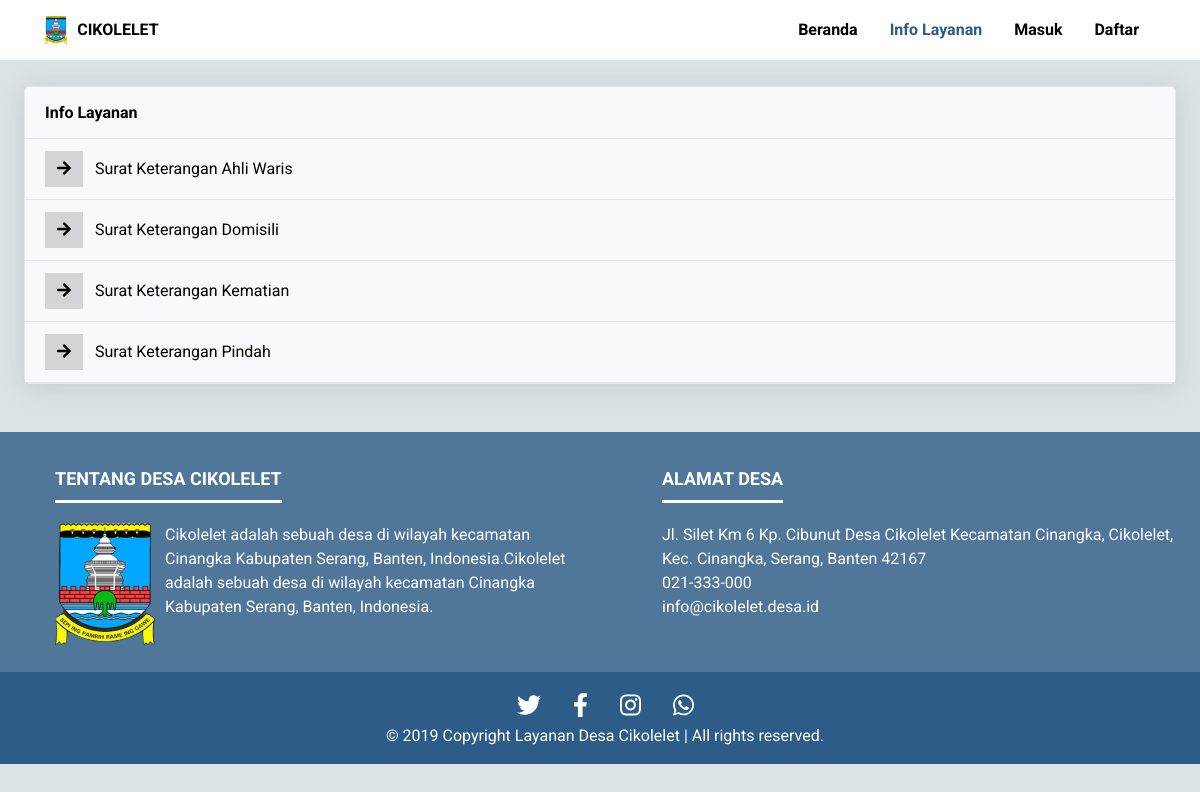
The page /index.php/panduan on the database its author committed.
### tables this page shows
CREATE TABLE IF NOT EXISTS `profil_desa` (
  `profil_desa_id` int(11) NOT NULL AUTO_INCREMENT,
  `nama` varchar(20) NOT NULL,
  `alamat` text NOT NULL,
  `telp` varchar(16) NOT NULL,
  `email` varchar(50) NOT NULL,
  `total_penduduk` int(9) NOT NULL,
  `total_pria` int(9) NOT NULL,
  `total_wanita` int(9) NOT NULL,
  `deskripsi` varchar(250) NOT NULL,
  `gmaps` varchar(500) NOT NULL,
  PRIMARY KEY (`profil_desa_id`)
);

CREATE TABLE IF NOT EXISTS `panduan` (
  `panduan_id` int(11) NOT NULL AUTO_INCREMENT,
  `judul` varchar(250) NOT NULL,
  `jenis` varchar(100) NOT NULL,
  `persyaratan` text NOT NULL,
  `mekanisme` text NOT NULL,
  `path` varchar(250) NOT NULL,
  `created_at` timestamp NULL DEFAULT CURRENT_TIMESTAMP,
  PRIMARY KEY (`panduan_id`)
);

### application/controllers/Panduan.php (called while the page is built, shortened)
<?php
class panduan extends CI_Controller
{
    public function index()
    {
        $data['page'] = 'user/panduan/index';
        $data['active'] = "panduan";
        $data['user'] = $this->db->get_where('user', ['email' => $this->session->userdata('email')])->row_array();
        $data['panduan'] = $this->db->order_by('jenis','ASC')->get("panduan")->result_array();
        $data['desa'] = $this->db->get("profil_desa")->result_array();
        $this->load->view('layouts/frontend/main_layout', $data);
    }
}

### index.php (called while the page is built, shortened)
<?php
require_once BASEPATH.'core/CodeIgniter.php';

### application/views/user/panduan/index.php (the view, shortened to what this page needs)
<main>
	<div class="container-fluid mt-3 ">
		<div class="card shadow mb-4 mt-4">
			<div class="card-header py-3">
				<h6 class="m-0 font-weight-bold ">Info Layanan</h6>
			</div>
			<div id="accordion">
				<?php foreach ($panduan as $key => $value) : ?>
				<div class="card-header" id="heading<?= $value["panduan_id"]; ?>">
					<a class="text-primaries btn-icon-split" href="" data-toggle="collapse" data-target="#collapse<?= $value["panduan_id"]; ?>" aria-expanded="true" aria-controls="collapse<?= $value["panduan_id"]; ?>">
						<span class="icon">
							<i class="fas fa-arrow-right"></i>
						</span>
						<span class="text"><p class="mb-0"><?= str_replace("-", " ", $value["jenis"]); ?></p></span>
					</a>
				</div>
				<?php endforeach; ?>
			</div>
		</div>
	</div>
</main>

### application/views/layouts/frontend/main_layout.php (shortened to what this page needs)
<!DOCTYPE html>
<html>
<head>
    <link rel="stylesheet" href="https://use.fontawesome.com/releases/v5.8.1/css/all.css">
    <link rel="stylesheet" type="text/css" href="<?= base_url("assets/css/"); ?>sb-admin-2.min.css">
    <link rel="stylesheet" type="text/css" href="<?= base_url("assets/css/"); ?>style.css">
</head>
<body>
    <div class="bg-light">
        <div class="container">
            <div class="row">
                <nav class="col-md-12 navbar navbar-blog navbar-expand-lg navbar-light fixed-top" id="myHeader">
                    <img class="logoku" src="<?= base_url("assets"); ?>/img/logo2.png" alt="Logo Cikolelet">
                    <?php foreach ($desa as $key => $value) : ?>
                    <a class="bolded pl-10" href="<?= base_url("/"); ?>"><?= strtoupper( $value['nama']); ?></a>
                    <?php endforeach; ?>
                    <div class="collapse navbar-collapse" id="menux">
                        <ul class="nav nav-pills  flex-column flex-lg-row  ml-auto" id="pills-tab" role="tablist">
                            <li class="nav-item">
                                <a class="nav-link bolded <?= $active == 'home' ? "active" : "" ?>" href="<?= base_url("home") ?>">Beranda</a>
                            </li>
                            <li class="nav-item">
                                <a class="nav-link bolded <?= $active == 'panduan' ? "active" : "" ?>" href="<?= base_url("panduan") ?>">Info Layanan</a>
                            </li>
                            <?php if ($this->session->userdata('email')) : ?>
                                <li class="nav-item dropdown no-arrow">
                                    <a class="nav-link bolded dropdown-toggle <?= $active == 'user' ? "active" : "" ?>" href="#" id="userDropdown" data-toggle="dropdown" aria-haspopup="true" aria-expanded="false">
                                            <?= $user['nama_lengkap']; ?>
                                            <img class="img-profile rounded-circle" src="<?= base_url(""); ?>assets/img/person.png">
                                    </a>
                                    <div class="dropdown-menu dropdown-menu-right shadow animated--grow-in" aria-labelledby="userDropdown">
                                        <ul class="list-unstyled">
                                                <li><a class="dropdown-item" href="<?= base_url("user"); ?>">Profil Pengguna</a></li>
                                                <li><a class="dropdown-item" href="<?= base_url("pengajuan/list_pengajuan"); ?>">Daftar Pengajuan</a></li>
                                                <li><a class="dropdown-item" href="<?= base_url("pengajuan"); ?>">Lakukan Pengajuan</a></li>
                                                <li><a class="dropdown-item"  data-toggle="modal" data-target="#logoutModal">Log out</a></li>
                                            </ul>
                                    </div>
                                </li>
                            <?php else : ?>
                                <li class="nav-item">
                                    <a class="nav-link bolded" href="<?= base_url("auth") ?>">Masuk</a>
                                </li>
                                <li class="nav-item">
                                    <a class="nav-link bolded" href="<?= base_url("auth/register") ?>">Daftar</a>
                                </li>
                            <?php endif; ?>
                        </ul>
                    </div>
                </nav>
            </div>
        </div>
    </div>
    <main class="main_content">
        <?php $this->load->view($page); ?>
    </main>
    <footer>
                <?php foreach ($desa as $key => $value) : ?>
        <div class="row head-footer py-3">
            <div class="col-md-6">
                <div class="widget">
                    <div class="widget-inner">
                        <div class="widget-title-outer">
                            <h3 class="widget-title">Tentang Desa <?= $value['nama']; ?></h3>
                        </div>
                        <div class="d-flex">
                            <img class="logo-footer" src="<?= base_url("assets") ?>/img/logo2.png" alt="Logo Cikolelet">
                            <p id="tentang" class="text-left"><?= $value['deskripsi']; ?>Cikolelet adalah sebuah desa di wilayah kecamatan Cinangka Kabupaten Serang, Banten, Indonesia.</p>
                        </div>
                    </div>
                </div>
            </div>
            <div class="col-md-6">
                <div class="widget">
                    <div class="widget-inner">
                        <div class="widget-title-outer">
                            <h3 class="widget-title">Alamat Desa</h3>
                        </div>
                        <div id="alamatdesa" class="text-left">
                            <p class="mb-0"><?= $value['alamat']; ?></p>
                            <p class="mb-0"><?= $value['telp']; ?></p>
                            <a href="mailto:<?= $value['email']; ?>"><?= $value['email']; ?></a>
                        </div>
                    </div>
                </div>
            </div>
        </div>
        <div class="row footers py-3">
            <div class="container-fluid">
                <div class="col-md-12 text-center">
                    <div class="social d-flex justify-content-center">
                        <a href="https:/www.twitter.com" class="icons">
                            <i class="fab fa-twitter"></i>
                        </a>
                        <a href="https:/www.facebook.com" class="icons">
                            <i class="fab fa-facebook-f"></i>
                        </a>
                        <a href="https:/www.instagram.com" class="icons">
                            <i class="fab fa-instagram"></i>
                            <a href="https:/www.Whatsapp.com" class="icons">
                                <i class="fab fa-whatsapp"></i>
                            </a>
                    </div>
                </div>
                <div class="col-md-12 text-center">
                    &copy; 2019 Copyright Layanan Desa <?= $value['nama']; ?> | All rights reserved.
                </div>
            </div>
<?php endforeach; ?>
        </div>
    </footer>
</body>
</html>

### assets/css/style.css (style rules this page uses)
:root { --serif-font: "Roboto", serif; --sans-font: "Roboto", sans-serif; --base-font-size: 1rem; }
body { background-color: #dce3e6; background-size: 100%; font-size: var(--base-font-size); font-family: var(--sans-font); color: var(--color-text); overflow-x: hidden; }
main.main_content { padding-top: 62px; }
.pl-10 { padding-left: 10px; }
.widget-title-outer { position: relative; }
.widget a { color: #fff; }
.widget-title-outer h3 { font-weight: 700; font-size: 18px; color: #fff; text-transform: uppercase; padding-bottom: 10px; margin-top: 0; margin-bottom: 20px; border-bottom: 3px solid #fff; display: inline-block; }
.bolded { font-family: var(--serif-font); font-weight: 700; color: black; }
.navbar-blog { background: rgba(255, 255, 255, 255); z-index: 2; color: black; }
.nav-pills .nav-link.active, .nav-pills .show > .nav-link { color: rgb(0, 0, 0); background-color: rgba(255, 255, 255); }
a { color: rgb(0, 0, 0); }
.logoku { width: 2%; }
a.icons { color: white; font-size: calc(var(--base-font-size) * 1.5); padding: 0 1rem; }
a.bolded.active { color: #2d5c88 !important; }
footer { padding: 1.5rem 0; margin-top: 1rem; bottom: 0; color: white; width: 100%; height: 50px; padding-left: 10px; bottom: 0px; }
.logo-footer { width: 100px; margin-right: 10px; }
.head-footer { background: rgba(45, 92, 136, 0.8); }
.footers { background: rgba(45, 92, 136, 1); }
.widget { margin: 20px 20px 10px; }
@media (min-width: 576px) { #myHeader { padding: 10px 45px; } }
@media (min-width: 576px) { footer .widget { margin-left: 45px; } }

### rows shown on the page
profil_desa: nama "CIKOLELET", deskripsi "Cikolelet adalah sebuah desa di wilayah kecamatan Cinangka Kabupaten Serang, Banten, Indonesia.", alamat "Jl. Silet Km 6 Kp. Cibunut Desa Cikolelet Kecamatan Cinangka, Cikolelet, Kec. Cinangka, Serang, Banten 42167", telp "021-333-000", email "info@cikolelet.desa.id", nama "Cikolelet"
panduan: jenis "Surat Keterangan Ahli Waris"
panduan: jenis "Surat Keterangan Domisili"
panduan: jenis "Surat Keterangan Kematian"
panduan: jenis "Surat Keterangan Pindah"
